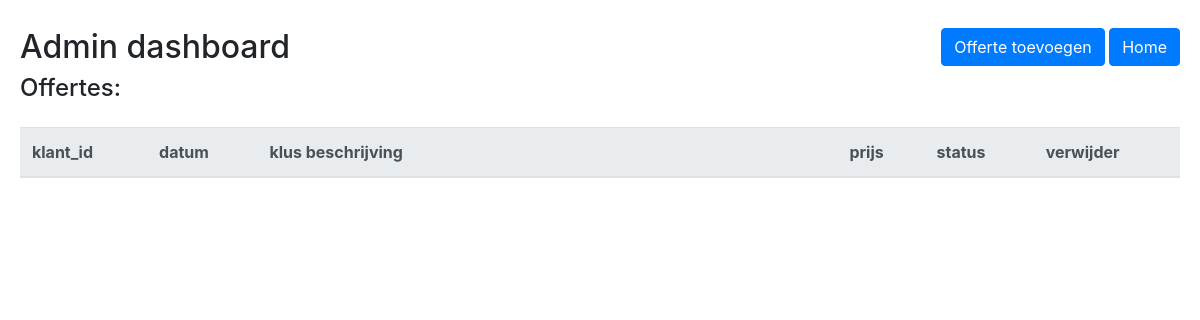
/offerte/overzicht.php, run on an earlier commit of the app's database.
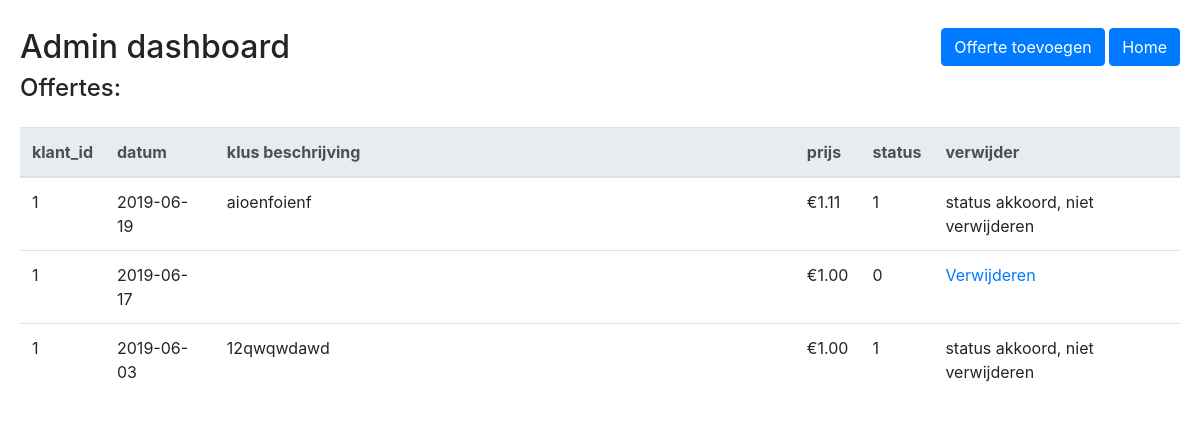
And on a later commit of the database.
### tables this page shows
CREATE TABLE `offertes` (
  `id` int(11) NOT NULL,
  `klant_id` int(11) NOT NULL,
  `datum` date NOT NULL,
  `klus_beschrijving` varchar(255) NOT NULL,
  `prijs` decimal(19,2) NOT NULL,
  `status` tinyint(1) NOT NULL
);

### classes/Utility.php (called while the page is built, shortened)
<?php
	class Utility
	{
		public static function pdoConnect($servername = "localhost", $username = "root", $password = NULL)
		{
			try {
				$conn = new PDO("mysql:host=$servername;dbname=sqlprojectweek2", $username, $password);
				$conn->setAttribute(PDO::ATTR_ERRMODE, PDO::ERRMODE_EXCEPTION);
			} catch (PDOException $e) {
				echo "Connection failed: " . $e->getMessage();
				$conn = null;
			}
			return $conn;
		}
		public static function fetchSQL($table)
		{
			$conn = Utility::pdoConnect();
			$user_data = $conn->query("SELECT * FROM $table ")->fetchAll(PDO::FETCH_ASSOC);;
			return $user_data;
		}
	}

### classes/Offer.php (the view, shortened to what this page needs)
<?php
	class Offer
	{
		public static function displayOffers($data)
		{
			?>
            <div class='col-md-12' style="margin-top:1em;">
                <table class='table'>
                    <thead class='thead-light'>
                    <tr>
                        <th scope='col'>klant_id</th>
                        <th scope='col'>datum</th>
                        <th scope='col' style="width: 50%;">klus beschrijving</th>
                        <th scope='col'>prijs</th>
                        <th scope='col'>status</th>
                        <th scope='col'>verwijder</th>
                    </tr>
                    <tbody>
					<?php foreach ($data as $row) : ?>
                        <tr>
                            <td><?= $row['klant_id'] ?></td>
                            <td><?= $row['datum'] ?></td>
                            <td><?= $row['klus_beschrijving'] ?></td>
                            <td>€<?= $row['prijs'] ?></td>
                            <td><?= $row['status'] ?></td>
                            <td>
                                <?php
                                    if($row['status'] == 0) {
	                                    echo "<a href=?offer_del_id=" . $row['id'].">Verwijderen</a>";
                                    } else {
	                                    echo "status akkoord, niet verwijderen";
                                    }
                                ?>
                            </td>
                        </tr>
					<?php endforeach; ?>
                    </tbody>
                </table>
            </div>
			<?php
		}
	}

What changed in the data, as far as the page shows it:
added offertes: klant "1", datum "2019-06-19", klus_beschrijving "aioenfoienf", prijs "1.11", status "1", shows "status akkoord, niet verwijderen"
added offertes: klant "1", datum "2019-06-17", prijs "1.00", status "0"
added offertes: klant "1", datum "2019-06-03", klus_beschrijving "12qwqwdawd", prijs "1.00", status "1", shows "status akkoord, niet verwijderen"
